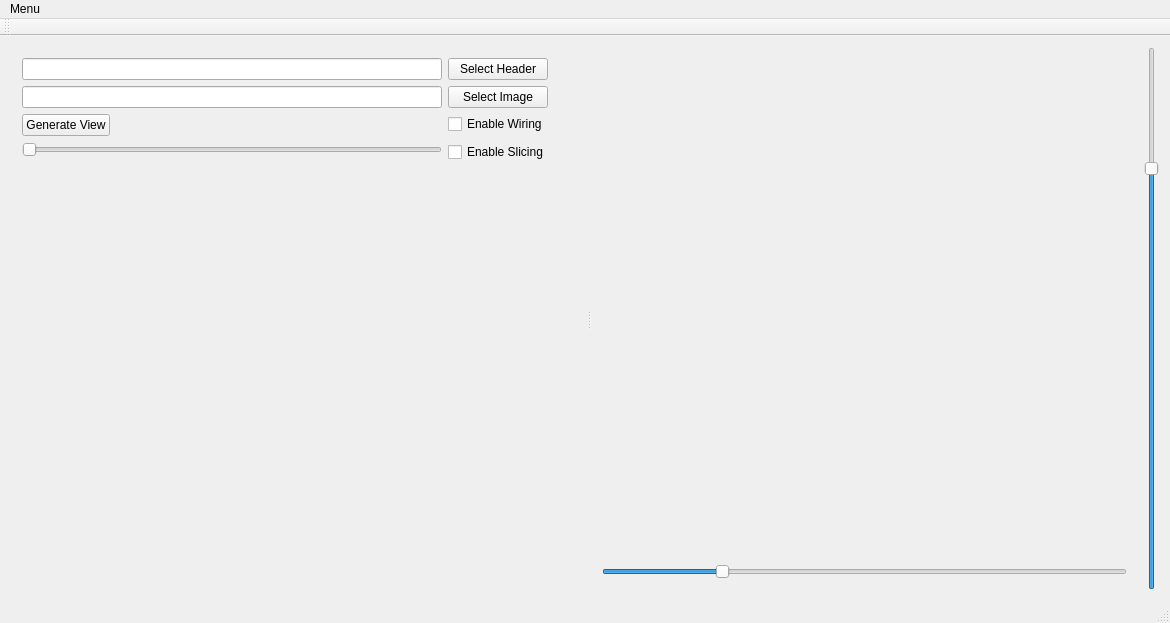
<?xml version="1.0" encoding="UTF-8"?>
<ui version="4.0">
 <class>MainWindow</class>
 <widget class="QMainWindow" name="MainWindow">
  <property name="geometry">
   <rect>
    <x>0</x>
    <y>0</y>
    <width>1170</width>
    <height>598</height>
   </rect>
  </property>
  <property name="windowTitle">
   <string>MainWindow</string>
  </property>
  <widget class="QWidget" name="centralWidget">
   <layout class="QGridLayout" name="gridLayout">
    <item row="0" column="1">
     <widget class="QSlider" name="isolevelSlider">
      <property name="maximum">
       <number>255</number>
      </property>
      <property name="value">
       <number>200</number>
      </property>
      <property name="orientation">
       <enum>Qt::Vertical</enum>
      </property>
     </widget>
    </item>
    <item row="0" column="0">
     <widget class="QSplitter" name="splitter">
      <property name="sizePolicy">
       <sizepolicy hsizetype="Preferred" vsizetype="Preferred">
        <horstretch>0</horstretch>
        <verstretch>0</verstretch>
       </sizepolicy>
      </property>
      <property name="layoutDirection">
       <enum>Qt::LeftToRight</enum>
      </property>
      <property name="orientation">
       <enum>Qt::Horizontal</enum>
      </property>
      <widget class="QWidget" name="layoutWidget">
       <layout class="QVBoxLayout" name="verticalLayout_2">
        <item>
         <layout class="QFormLayout" name="formLayout_2">
          <item row="0" column="0">
           <widget class="QLineEdit" name="headerPath">
            <property name="minimumSize">
             <size>
              <width>420</width>
              <height>0</height>
             </size>
            </property>
            <property name="maximumSize">
             <size>
              <width>16777215</width>
              <height>16777215</height>
             </size>
            </property>
           </widget>
          </item>
          <item row="0" column="1">
           <widget class="QPushButton" name="selectHeaderBtn">
            <property name="minimumSize">
             <size>
              <width>100</width>
              <height>0</height>
             </size>
            </property>
            <property name="maximumSize">
             <size>
              <width>100</width>
              <height>16777215</height>
             </size>
            </property>
            <property name="text">
             <string>Select Header</string>
            </property>
           </widget>
          </item>
          <item row="1" column="0">
           <widget class="QLineEdit" name="imagePath">
            <property name="minimumSize">
             <size>
              <width>420</width>
              <height>0</height>
             </size>
            </property>
            <property name="maximumSize">
             <size>
              <width>16777215</width>
              <height>16777215</height>
             </size>
            </property>
           </widget>
          </item>
          <item row="1" column="1">
           <widget class="QPushButton" name="selectImageBtn">
            <property name="minimumSize">
             <size>
              <width>100</width>
              <height>0</height>
             </size>
            </property>
            <property name="maximumSize">
             <size>
              <width>100</width>
              <height>16777215</height>
             </size>
            </property>
            <property name="text">
             <string>Select Image</string>
            </property>
           </widget>
          </item>
          <item row="2" column="0">
           <widget class="QPushButton" name="generateObjectBtn">
            <property name="maximumSize">
             <size>
              <width>100</width>
              <height>16777215</height>
             </size>
            </property>
            <property name="text">
             <string>Generate View</string>
            </property>
           </widget>
          </item>
          <item row="2" column="1">
           <widget class="QCheckBox" name="enableWiring">
            <property name="enabled">
             <bool>true</bool>
            </property>
            <property name="text">
             <string>Enable Wiring</string>
            </property>
           </widget>
          </item>
          <item row="3" column="1">
           <widget class="QCheckBox" name="enableSlicing">
            <property name="text">
             <string>Enable Slicing</string>
            </property>
           </widget>
          </item>
          <item row="3" column="0">
           <widget class="QSlider" name="slicerSlider">
            <property name="enabled">
             <bool>false</bool>
            </property>
            <property name="minimumSize">
             <size>
              <width>420</width>
              <height>0</height>
             </size>
            </property>
            <property name="maximum">
             <number>1</number>
            </property>
            <property name="orientation">
             <enum>Qt::Horizontal</enum>
            </property>
           </widget>
          </item>
         </layout>
        </item>
       </layout>
      </widget>
      <widget class="QWidget" name="layoutWidget">
       <layout class="QVBoxLayout" name="verticalLayout">
        <item>
         <widget class="Visualisation" name="widget" native="true">
          <property name="sizePolicy">
           <sizepolicy hsizetype="Preferred" vsizetype="Preferred">
            <horstretch>0</horstretch>
            <verstretch>0</verstretch>
           </sizepolicy>
          </property>
          <property name="minimumSize">
           <size>
            <width>500</width>
            <height>500</height>
           </size>
          </property>
          <zorder>isolevelSlider</zorder>
         </widget>
        </item>
        <item>
         <widget class="QSlider" name="thresholdSlider">
          <property name="minimum">
           <number>1</number>
          </property>
          <property name="maximum">
           <number>10</number>
          </property>
          <property name="pageStep">
           <number>2</number>
          </property>
          <property name="value">
           <number>3</number>
          </property>
          <property name="orientation">
           <enum>Qt::Horizontal</enum>
          </property>
         </widget>
        </item>
       </layout>
      </widget>
     </widget>
    </item>
   </layout>
  </widget>
  <widget class="QMenuBar" name="menuBar">
   <property name="geometry">
    <rect>
     <x>0</x>
     <y>0</y>
     <width>1170</width>
     <height>21</height>
    </rect>
   </property>
   <widget class="QMenu" name="menuMarchingCubes">
    <property name="title">
     <string>Menu</string>
    </property>
    <addaction name="actionSaveAsStl"/>
   </widget>
   <addaction name="menuMarchingCubes"/>
  </widget>
  <widget class="QToolBar" name="mainToolBar">
   <attribute name="toolBarArea">
    <enum>TopToolBarArea</enum>
   </attribute>
   <attribute name="toolBarBreak">
    <bool>false</bool>
   </attribute>
  </widget>
  <widget class="QStatusBar" name="statusBar"/>
  <action name="actionOpen_File">
   <property name="text">
    <string>Open File</string>
   </property>
  </action>
  <action name="actionSave_STL">
   <property name="text">
    <string>Export as .stl...</string>
   </property>
  </action>
  <action name="actionSaveAsStl">
   <property name="text">
    <string>Export as .STL </string>
   </property>
  </action>
 </widget>
 <layoutdefault spacing="6" margin="11"/>
 <customwidgets>
  <customwidget>
   <class>Visualisation</class>
   <extends>QWidget</extends>
   <header>Visualisation.h</header>
   <container>1</container>
  </customwidget>
 </customwidgets>
 <resources/>
 <connections/>
</ui>
